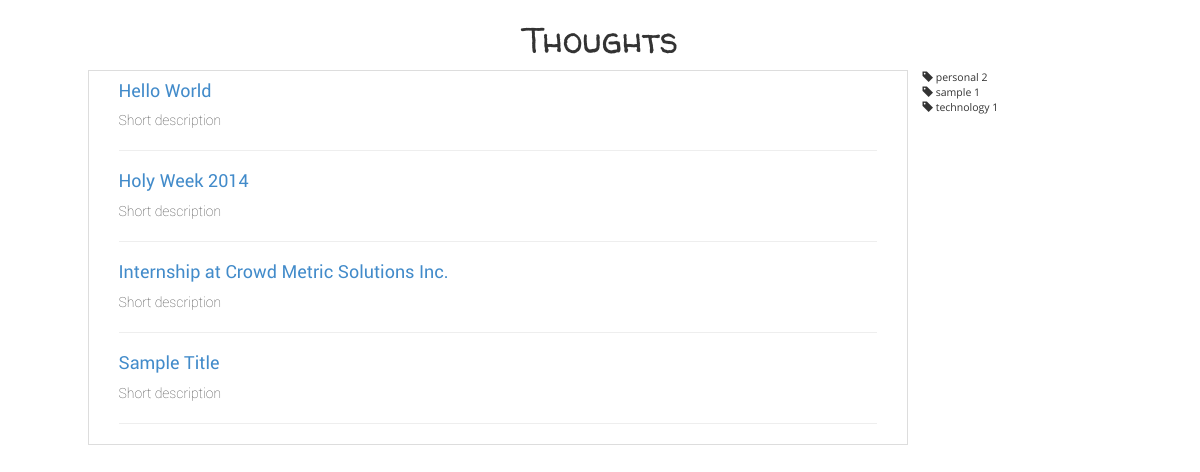
Screenshot of /blog/ with the database file from the repository.
### blog/models.py (models this page shows, shortened)
class Post(models.Model):
    title = models.CharField(max_length = 100, unique=True)
    slug = models.SlugField(editable=False, default='', unique=True)
    description = models.CharField(max_length = 100)
    body = models.TextField()
    pub_date = models.DateTimeField('date published')
    def was_published_recently(self):
        now = timezone.now()
        return now - datetime.timedelta(days=1) <= self.pub_date <  now
    was_published_recently.admin_order_field = 'pub_date'
    was_published_recently.boolean = True
    was_published_recently.short_description = 'Published recently?'
    class Meta:
        ordering = ('pub_date',)

class Tag(models.Model):
    name = models.CharField(max_length=100)
    posts = models.ManyToManyField(Post)
    def numInstances(self):
        return self.posts.all().count()
    def __unicode__(self):
        return self.name
    class Meta:
        ordering = ('name',)

### blog/views.py (the view)
def index(request):
    latest_post_list = Post.objects.all().order_by('-pub_date')[:5]
    tags_list = Tag.objects.all().order_by('name')
    template = loader.get_template('posts/index.html')
    context = RequestContext(request,{
        'latest_post_list': latest_post_list,
        'tags_list': tags_list,
    })
    return HttpResponse(template.render(context))

### blog/templates/posts/index.html
<!DOCTYPE html>
<html lang="en">
	{% include "posts/head.html" %}
	<body>
		<div>
			<header>
				<h1>Thoughts</h1>
			</header>
			<div class="row clearfix">
				<div class="col-md-8 col-md-offset-1 column blog-preview">
				{% if latest_post_list %}
				    <ul class="list-unstyled">
				    {% for post in latest_post_list %}
				    	<div class="card col-md-12">
				    	<li>
					        <a href="/blog/{{post.slug}}">
					        	<h4> {{post.title}} </h4>
					        	<p>{{post.description}}</p>
					        </a>
					    </li>
					    <hr />
				        </div>
				    {% endfor %}
				    </ul>
				{% else %}
				    <p>No posts are available.</p>
				{% endif %}
				</div>
				<div class="col-md-3 column">
				{% if tags_list %}
					<ul class="list-unstyled">
						{% for tag in tags_list %}
							<li class="tag-item"> <span class="glyphicon glyphicon-tag"></span> {{ tag }} {{tag.numInstances}}</li>
						{% endfor %}
					</ul>
				{% else %}
					<p>No tags.</p>
				{% endif %}
				</div>
			</div>
		</div>
	</body>
</html>

### blog/static/css/style.css (style rules this page uses)
body { font-family: 'OpenSans Regular'; }
header h1 { font-family: 'Walter Turncoat',serif; text-align: center; }
.card a { text-decoration: none; }
.card li { margin: 0 auto; width: inherit; }
.card li a p { color: #444444; font-family: 'Roboto Thin'; }
.card li a h4 { font-family: 'Roboto Regular'; }
.blog-preview { border: 1px solid #DDDDDD; background-color: white; }
.tag-item { font-size: 0.75em; }

### rows the page displays
Post: title "Hello World", description "Short description"
Post: title "Holy Week 2014", description "Short description"
Post: title "Internship at Crowd Metric Solutions Inc.", description "Short description"
Post: title "Sample Title", description "Short description"
Tag: name "personal", numInstances "2"
Tag: name "sample", numInstances "1"
Tag: name "technology", numInstances "1"
